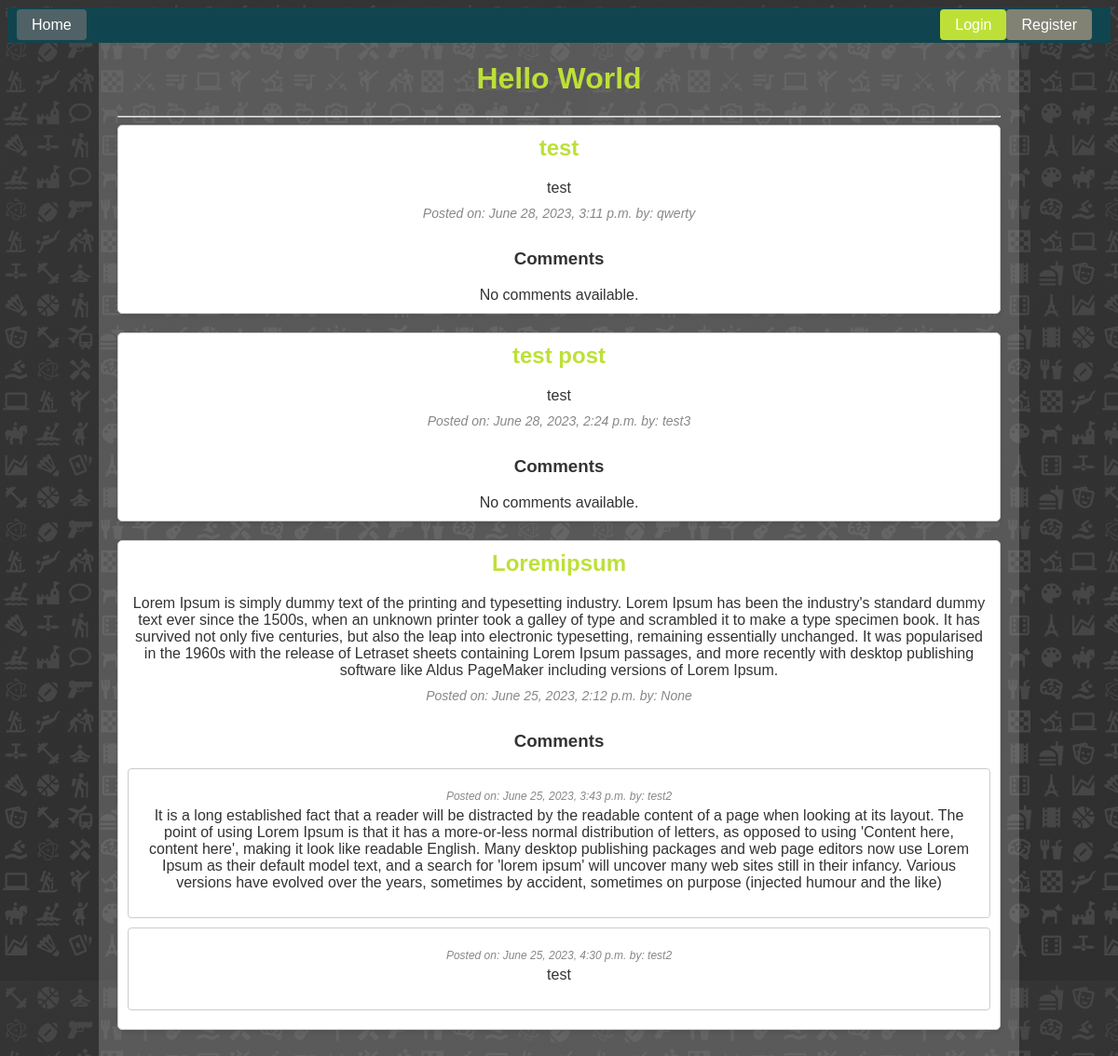
The page / on the database its author committed.
### blog/models.py (models this page shows, shortened)
class BlogPost(models.Model):
    title = models.CharField(max_length=200)
    content = models.TextField()
    date_posted = models.DateTimeField(auto_now_add=True)
    author = models.ForeignKey(User, on_delete=models.CASCADE, null=True, default=None)

class Comment(models.Model):
    post = models.ForeignKey(BlogPost, on_delete=models.CASCADE, related_name='comments')
    content = models.TextField()
    date_posted = models.DateTimeField(auto_now_add=True)
    author = models.ForeignKey(User, on_delete=models.CASCADE, null=True, default=None)

### blog/views.py (the view)
# urls.py: path('', home, name='home'),
def home(request):
    posts = BlogPost.objects.all().order_by('-date_posted')
    context = {
        'posts': posts,
        'user': request.user,
        'form': BlogPostForm()
    }
    return render(request, 'home.html', context)

### blog/templates/home.html (shortened to what this page needs)
{% load static %}
<!DOCTYPE html>
<html>
<head>
  <link rel="stylesheet" href="{% static 'css/styles.css' %}">
</head>
<body>
  <nav class="navbar">
    <ul>
      <li><a href="{% url 'home' %}">Home</a></li>
    </ul>
    <ul>
      {% if user.is_authenticated %}
        <li><span class="hello-username">Hello, {{ user.username }}</span></li>
        <li><span class="hello-username"> </span></li>
        <li><a href="{% url 'logout' %}?next={% url 'home' %}" class="btn btn-primary">Logout</a></li>
      {% else %}
        <li><a href="{% url 'login' %}" class="btn btn-primary">Login</a></li>
        <li><a href="{% url 'register' %}" class="btn btn-secondary">Register</a></li>
      {% endif %}
    </ul>
  </nav>
  <div class="container">
    <h1>Hello World</h1>
    <hr>
    <div class="posts">
        {% for post in posts %}
          <div class="post">
            <h2>{{ post.title }}</h2>
            <p>{{ post.content }}</p>
            <p class="post-author">Posted on: {{ post.date_posted }} by: {{ post.author }}</p>
            <div class="comment-section">
              <h3>Comments</h3>
              {% for comment in post.comments.all %}
                <div class="comment">
                  <p class="comment-author">Posted on: {{ comment.date_posted }} by: {{ comment.author }}</p>
                  <p class="comment-text">{{ comment.content }}</p>
                  <br>
                </div>
              {% empty %}
                <p>No comments available.</p>
              {% endfor %}
            </div>
          </div>
        {% empty %}
          <p>No posts available.</p>
        {% endfor %}
      </div>
  </div>
</body>
</html>

### blog/static/css/styles.css (style rules this page uses)
body { background-image: url("../img/bg.png"); background-repeat: repeat; background-color: #000000; color: #333; font-family: Arial, sans-serif; }
.container { max-width: 80%; margin: 0 auto; padding: 20px; text-align: center; background-color: #a5a4a456; }
.container h1 { color: #BDE038; margin-top: 0; }
.navbar { background-color: #10454F; padding: 10px; color: #fff; display: flex; justify-content: space-between; }
.navbar ul { list-style-type: none; margin: 0; padding: 0; display: flex; }
.navbar li { margin-right: 10px; }
.navbar li:first-child { margin-right: auto; }
.navbar a { text-decoration: none; background-color: #506266; color: #ffffff; padding: 8px 16px; border-radius: 4px; }
.navbar .btn { background-color: #BDE038; color: #fff; }
.navbar .btn-secondary { background-color: #818274; }
.post { background-color: #ffffff; border: 1px solid #ccc; border-radius: 5px; box-shadow: 0 2px 4px rgba(0, 0, 0, 0.1); padding: 10px; margin-bottom: 20px; }
.post h2 { color: #BDE038; margin-top: 0; }
.post p { margin-bottom: 0; }
.post-author { font-size: 14px; font-style: italic; color: #888; margin-top: 10px; }
.comment-section { margin-top: 20px; }
.comment { background-color: #ffffff; border: 1px solid #ccc; border-radius: 4px; padding: 10px; margin-bottom: 10px; }
.comment-author { font-size: 12px; font-style: italic; color: #888; }
.comment-text { margin-top: 5px; }

### rows shown on the page
BlogPost: title "test", content "test", date_posted "June 28, 2023, 3:11 p.m.", author "qwerty"
BlogPost: title "test post", content "test", date_posted "June 28, 2023, 2:24 p.m.", author "test3"
BlogPost: title "Loremipsum", content "Lorem Ipsum is simply dummy text of the printing and typesetting industry. Lorem Ipsum has been the industry's standard dummy text ever since the 1500s, when an unknown printer took a galley of type and scrambled it to make a type specimen book. It has survived not only five centuries, but also the leap into electronic typesetting, remaining essentially unchanged. It was popularised in the 1960s with the release of Letraset sheets containing Lorem Ipsum passages, and more recently with desktop publishing software like Aldus PageMaker including versions of Lorem Ipsum.", date_posted "June 25, 2023, 2:12 p.m.", author "None"
Comment: date_posted "June 25, 2023, 3:43 p.m.", author "test2", content "It is a long established fact that a reader will be distracted by the readable content of a page when looking at its layout. The point of using Lorem Ipsum is that it has a more-or-less normal distribution of letters, as opposed to using 'Content here, content here', making it look like readable English. Many desktop publishing packages and web page editors now use Lorem Ipsum as their default model text, and a search for 'lorem ipsum' will uncover many web sites still in their infancy. Various versions have evolved over the years, sometimes by accident, sometimes on purpose (injected humour and the like)"
Comment: date_posted "June 25, 2023, 4:30 p.m.", author "test2", content "test"
